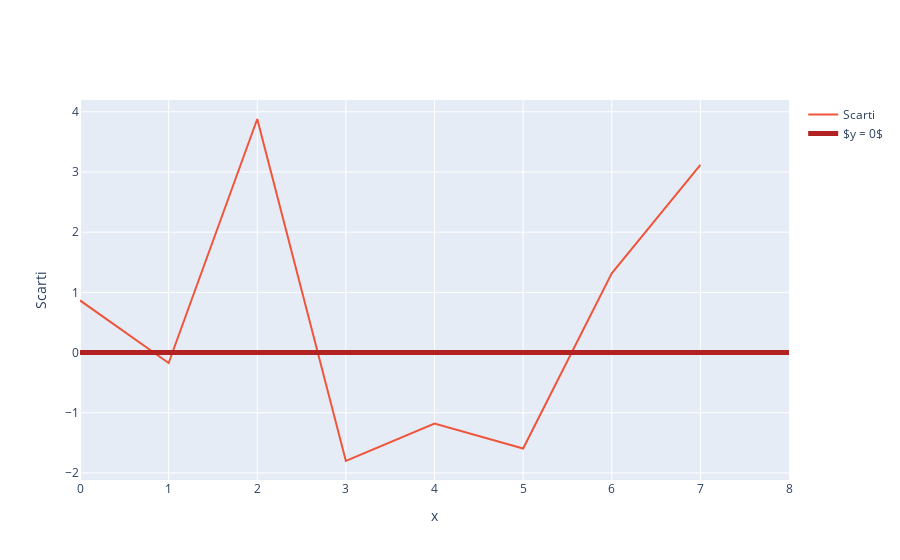

Notebook source saved alongside this figure:
### Code cell
h = [10, 15, 20, 25, 30, 35, 40, 45] #cm
data = [29.404999999999998, 44.175, 59.092, 73.72800000000001, 88.546, 103.334, 118.21800000000002, 133.07]
errore_data = 0.1*m.sqrt(2)/m.sqrt(24)
andamento_temporale(2.96, -0.22, data, errore_data, h)

### Figure 1 — Plotly figure (JSON) as saved in the notebook; plotly's stock layout.template omitted (floating-point values rounded to 4 significant figures; data arrays with more than 128 entries replaced by an {"elided": "..."} marker saying what was removed)
{"data": [{"line": {"color": "#EF553B"}, "mode": "lines", "name": "Scarti", "type": "scatter", "x": [0, 1, 2, 3, 4, 5, 6, 7, 8, 9, 10, 11, 12, 13, 14, 15, 16, 17, 18, 19, 20, 21, 22, 23, 24, 25, 26, 27, 28, 29, 30, 31, 32, 33, 34, 35, 36, 37, 38, 39, 40, 41, 42, 43, 44, 45, 46, 47, 48, 49, 50, 51, 52, 53, 54, 55, 56, 57, 58, 59, 60, 61, 62, 63, 64, 65, 66, 67, 68, 69, 70, 71, 72, 73, 74, 75, 76, 77, 78, 79, 80, 81, 82, 83, 84, 85, 86, 87, 88, 89, 90, 91, 92, 93, 94, 95, 96, 97, 98, 99], "y": [0.866, -0.1732, 3.88, -1.801, -1.178, -1.593, 1.316, 3.118]}, {"line": {"color": "firebrick", "shape": "spline", "width": 5}, "mode": "lines", "name": "$y = 0$", "type": "scatter", "x": {"elided": "1000 float values"}, "y": {"elided": "1000 int values"}}], "layout": {"title": {"text": ""}, "xaxis": {"title": {"text": "x"}}, "yaxis": {"title": {"text": "Scarti"}}}}
